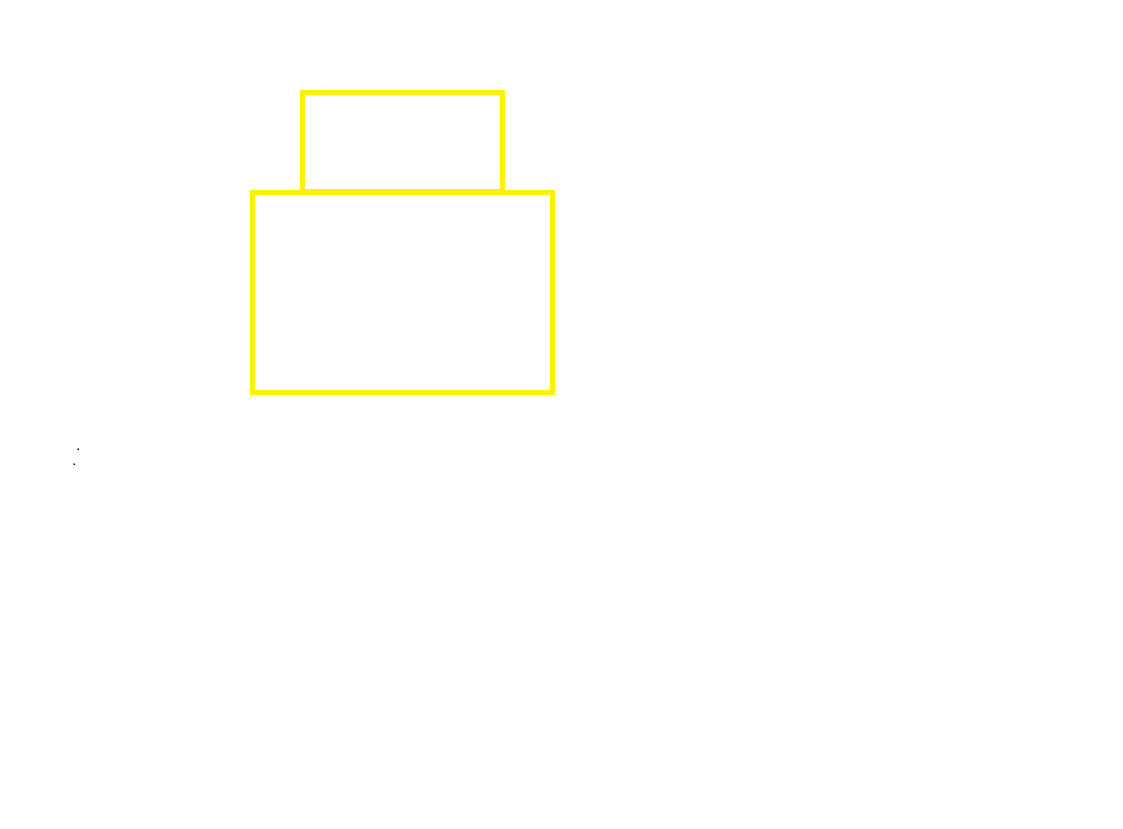
#> input picture yellowrectangle.png, 1123 x 829 px
$ python -i allfunctions.py   (imports and definitions only)
#> lines starting #> are read from the running program, lines starting #| are printed output that depends on the picture; after the words box and inside, x2 and y2 are one past the last pixel; in counts of white or black regions, pixels touching at a corner belong together
#> further down, picture is the input picture: shape (829, 1123, 3); mean B, G, R 253, 254.9, 255
import cv2
import numpy as np

def findOfCircle(frame):
    gri=cv2.cvtColor(frame,cv2.COLOR_BGR2GRAY)
    blur=cv2.GaussianBlur(gri,(5,5),0)
    canny=cv2.Canny(blur,50,80)
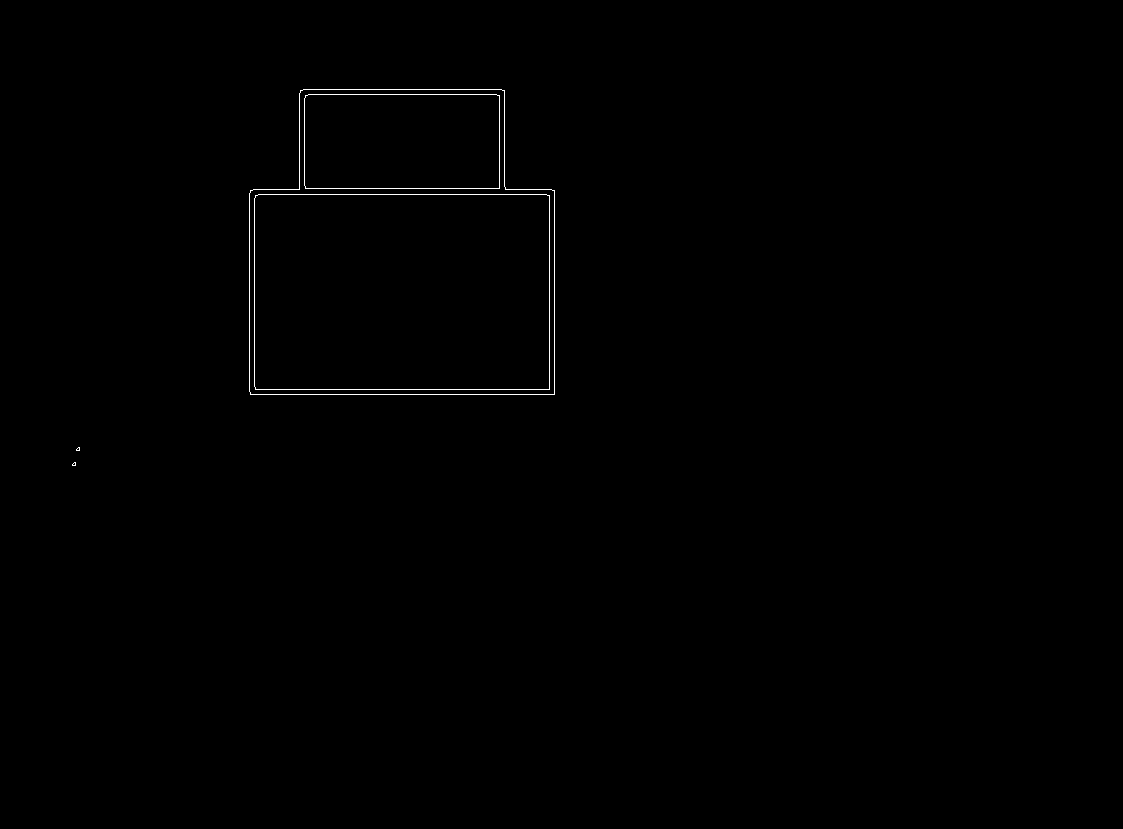
#> canny: shape (829, 1123); 0.3% white in thin lines or dots, all inside (x1, y1, x2, y2) = (72, 89, 555, 466)
    canny=cv2.bitwise_and(gri,gri,mask=canny)
    kernel=np.ones((5,5))
    dilate=cv2.dilate(canny,kernel,iterations=1)
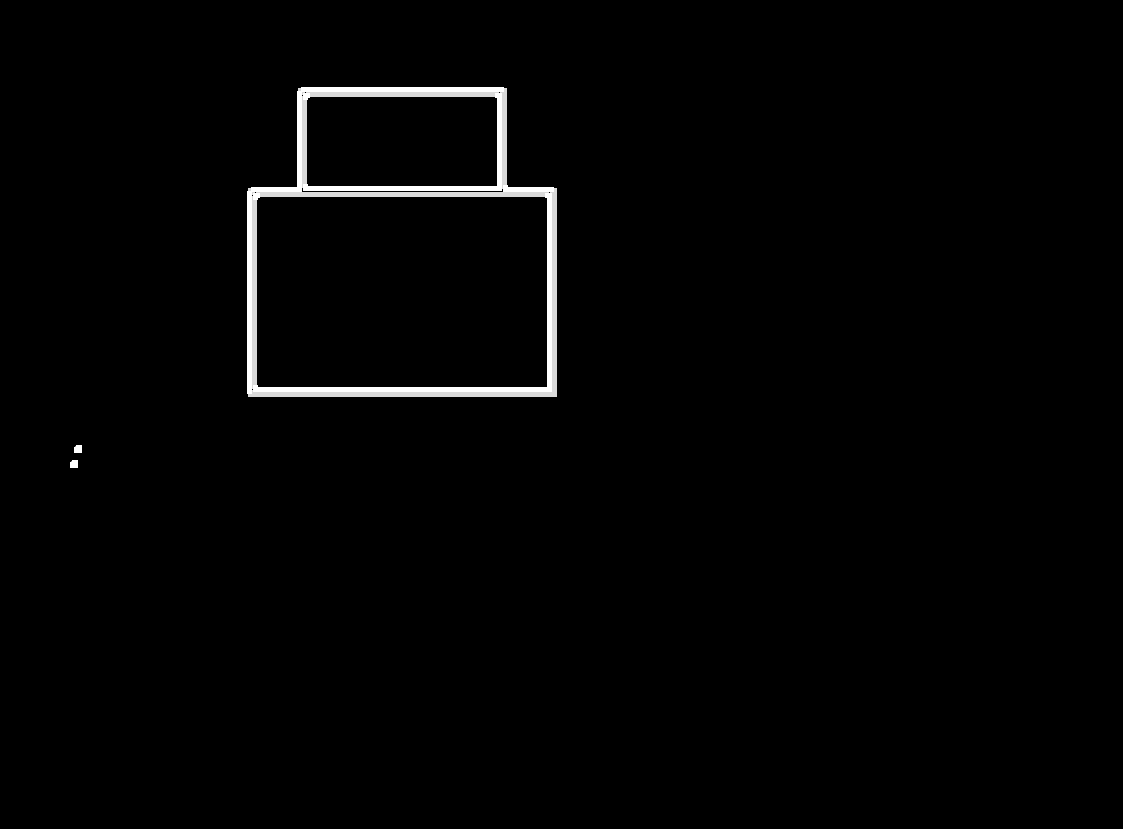
#> dilate: shape (829, 1123); min 0, max 255, mean 3.6
    erosion=cv2.erode(dilate,kernel,iterations=1)
    kopya=erosion.copy()
    konturlar=cv2.findContours(kopya,cv2.RETR_EXTERNAL,cv2.CHAIN_APPROX_SIMPLE)[-2]
#> konturlar = 3 contours, 2 with area under 20; largest, box (x1, y1, x2, y2) and area: (249, 89, 555, 395) 83009
    for cnt in konturlar:
        area=cv2.contourArea(cnt)


        if area>1000 and area<30000:#Birden fazla dikdörtgen bulma durumunda burayı arttır. Alan Büyüdükçe dikdörtgen azalıcak.

            x,y,w,h= cv2.boundingRect(cnt)
            genislik=int(w)
            uzunluk=int(h)
            oran=float(genislik/uzunluk)
            #if oran>1.4 and oran<2.1 or oran<1.6 and oran>1.4:


            frame = cv2.rectangle(frame,(x,y),(x+w,y+h),(0,255,0),2)
            merkezx=int(x+w/2)
            merkezy=int(y+h/2)
            cv2.circle(frame,(merkezx,merkezy),1,(0,255,255),2)
#> this loop made 3 passes
#> area on pass 3: 83009

    return frame,erosion,dilate,blur


def divideOfScreen(frame):
    cv2.line(frame,(320,0),(320,480),(0,255,255),1)
    cv2.line(frame,(0,240),(640,240),(0,255,255),1)
    return frame


>>> import cv2
>>> picture = cv2.imread('yellowrectangle.png')
>>> result = findOfCircle(picture)
